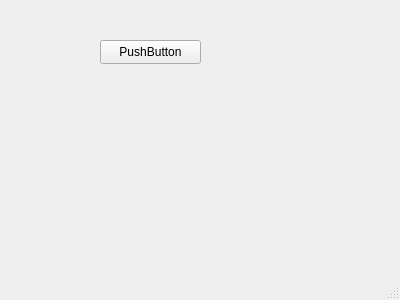
<?xml version="1.0" encoding="UTF-8"?>
<ui version="4.0">
 <class>MainWindow</class>
 <widget class="QMainWindow" name="MainWindow">
  <property name="windowModality">
   <enum>Qt::WindowModal</enum>
  </property>
  <property name="geometry">
   <rect>
    <x>0</x>
    <y>0</y>
    <width>400</width>
    <height>300</height>
   </rect>
  </property>
  <property name="windowTitle">
   <string>MainWindow</string>
  </property>
  <widget class="QWidget" name="centralWidget">
   <widget class="QPushButton" name="pushButton">
    <property name="geometry">
     <rect>
      <x>100</x>
      <y>40</y>
      <width>101</width>
      <height>24</height>
     </rect>
    </property>
    <property name="text">
     <string>PushButton</string>
    </property>
   </widget>
  </widget>
  <widget class="QStatusBar" name="statusBar"/>
 </widget>
 <layoutdefault spacing="6" margin="11"/>
 <resources/>
 <connections/>
</ui>
